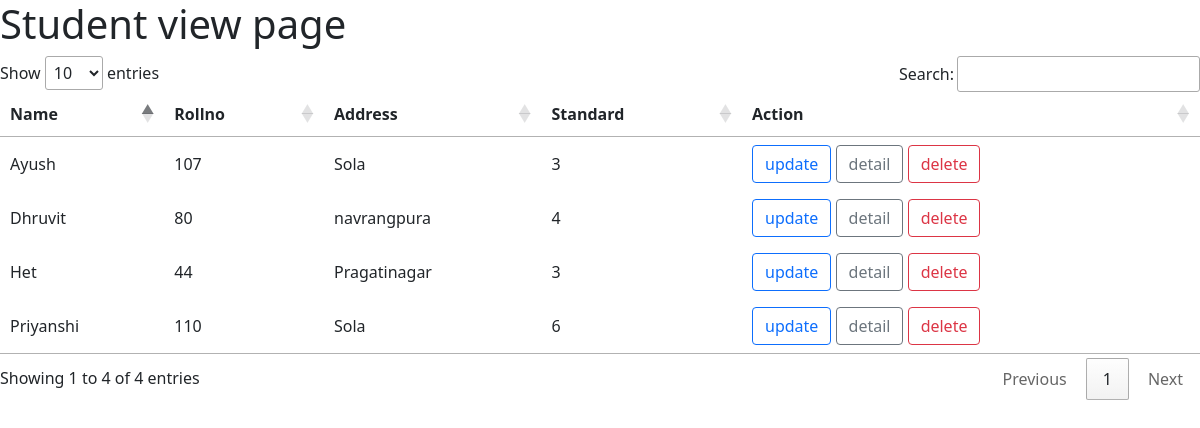
The app's page /student/view/ with its own data.
### student/models.py (models this page shows, shortened)
class student_master(models.Model):
    name=models.CharField(max_length=30)
    rollno=models.IntegerField()
    address=models.TextField()
    std=models.IntegerField()

### student/views.py (the view)
# urls.py: path("view/",views.StudentListView.as_view(),name="student-view"),
class StudentListView(ListView):
    model = student_master
    template_name = 'student/student_view.html'
    context_object_name = 'students'
    ordering = ['-name']

### student/templates/student/student_view.html
{% extends "student/layout.html" %}
{% block body %}
    <h1> Student view page</h1>
    <table id="example">
        <thead>
            <tr>
                <th>Name</th>
                <th>Rollno</th>
                <th>Address</th>
                <th>Standard</th>
                <th>Action</th>
            </tr>
        </thead>
        <tbody>
            {% for student in students %}
                <tr>
                    <td>{{ student.name }}</td>
                    <td>{{ student.rollno }}</td>
                    <td>{{ student.address }}</td>
                    <td>{{ student.std }}</td>
                    <td><a class="btn btn-outline-primary" href="{% url 'student-update' student.id %}">update</a>
                        <a class="btn btn-outline-secondary" href="{% url 'student-detail' student.id %}">detail</a>
                        <a class="btn btn-outline-danger" href="{% url 'student-delete' student.id %}">delete</a>
                    </td>
                </tr>
            {% endfor %}
        </tbody>
    </table>
{% endblock %}

### records on screen
student_master: name "Priyanshi", rollno "110", address "Sola", std "6"
student_master: name "Het", rollno "44", address "Pragatinagar", std "3"
student_master: name "Dhruvit", rollno "80", address "navrangpura", std "4"
student_master: name "Ayush", rollno "107", address "Sola", std "3"
